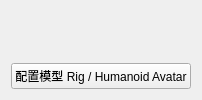
<?xml version="1.0" encoding="UTF-8"?>
<ui version="4.0"><class>AvatarInspectorForm</class><widget class="QWidget" name="AvatarInspectorForm"><layout class="QVBoxLayout" name="mainLayout"><item><widget class="QLabel" name="summaryLabel"><property name="wordWrap"><bool>true</bool></property></widget></item><item><widget class="QPushButton" name="configureButton"><property name="text"><string>配置模型 Rig / Humanoid Avatar</string></property></widget></item></layout></widget><resources/><connections/></ui>
